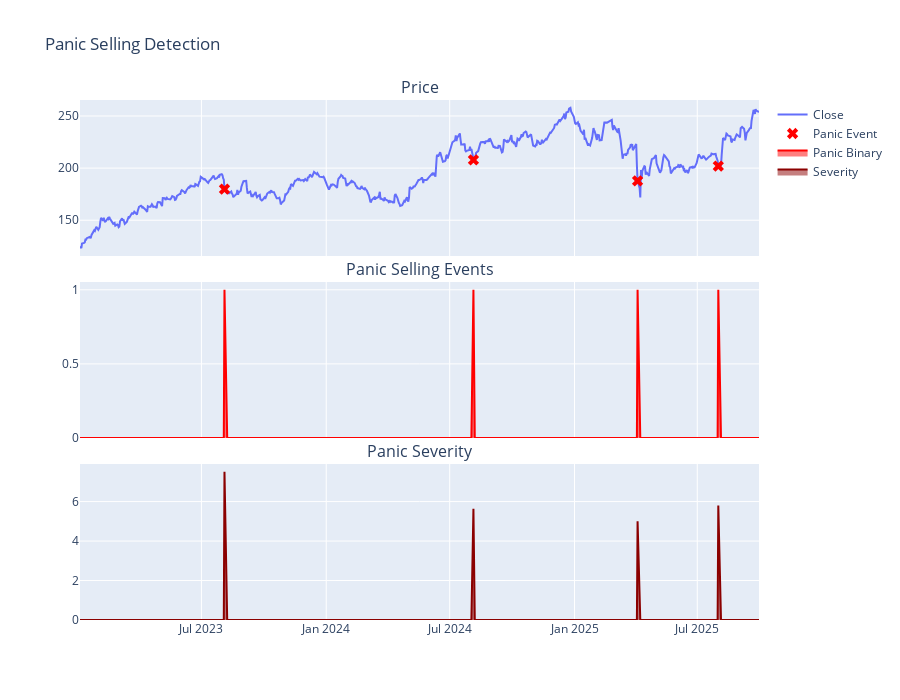

Here is the notebook cell this chart was saved with:
### Markdown cell above
## 3. Panic Selling

Extreme volume spike (>2x average) + extreme price drop (>2 std devs) = panic/capitulation. Often marks exact bottom.

### Code cell
df = detect_panic_selling(df)

fig = make_subplots(
    rows=3,
    cols=1,
    shared_xaxes=True,
    vertical_spacing=0.05,
    subplot_titles=("Price", "Panic Selling Events", "Panic Severity"),
)

fig.add_trace(go.Scatter(x=df["date"], y=df["close"], name="Close"), row=1, col=1)
panic_events = df[df["panic_selling"] == 1]
fig.add_trace(
    go.Scatter(
        x=panic_events["date"],
        y=panic_events["close"],
        mode="markers",
        name="Panic Event",
        marker={"color": "red", "size": 10, "symbol": "x"},
    ),
    row=1,
    col=1,
)

fig.add_trace(
    go.Scatter(x=df["date"], y=df["panic_selling"], name="Panic Binary", fill="tozeroy", line={"color": "red"}),
    row=2,
    col=1,
)
fig.add_trace(
    go.Scatter(x=df["date"], y=df["panic_severity"], name="Severity", fill="tozeroy", line={"color": "darkred"}),
    row=3,
    col=1,
)

fig.update_layout(height=700, title_text="Panic Selling Detection")
fig.show()

### Figure 1 — Plotly figure (JSON) as saved in the notebook; plotly's stock layout.template omitted (floating-point values rounded to 4 significant figures; data arrays with more than 128 entries replaced by an {"elided": "..."} marker saying what was removed)
{"data": [{"name": "Close", "type": "scatter", "x": {"elided": "688 str values"}, "xaxis": "x", "y": {"elided": "688 float values"}, "yaxis": "y"}, {"marker": {"color": "red", "size": 10, "symbol": "x"}, "mode": "markers", "name": "Panic Event", "type": "scatter", "x": ["2023-08-04T00:00:00.000000000", "2024-08-05T00:00:00.000000000", "2025-04-04T00:00:00.000000000", "2025-08-01T00:00:00.000000000"], "xaxis": "x", "y": [179.8, 207.9, 187.7, 202.0], "yaxis": "y"}, {"fill": "tozeroy", "line": {"color": "red"}, "name": "Panic Binary", "type": "scatter", "x": {"elided": "688 str values"}, "xaxis": "x2", "y": {"elided": "688 int values"}, "yaxis": "y2"}, {"fill": "tozeroy", "line": {"color": "darkred"}, "name": "Severity", "type": "scatter", "x": {"elided": "688 str values"}, "xaxis": "x3", "y": {"elided": "688 float values"}, "yaxis": "y3"}], "layout": {"annotations": [{"font": {"size": 16}, "showarrow": false, "text": "Price", "x": 0.5, "xanchor": "center", "xref": "paper", "y": 1, "yanchor": "bottom", "yref": "paper"}, {"font": {"size": 16}, "showarrow": false, "text": "Panic Selling Events", "x": 0.5, "xanchor": "center", "xref": "paper", "y": 0.65, "yanchor": "bottom", "yref": "paper"}, {"font": {"size": 16}, "showarrow": false, "text": "Panic Severity", "x": 0.5, "xanchor": "center", "xref": "paper", "y": 0.3, "yanchor": "bottom", "yref": "paper"}], "height": 700, "title": {"text": "Panic Selling Detection"}, "xaxis": {"anchor": "y", "domain": [0, 1], "matches": "x3", "showticklabels": false}, "xaxis2": {"anchor": "y2", "domain": [0, 1], "matches": "x3", "showticklabels": false}, "xaxis3": {"anchor": "y3", "domain": [0, 1]}, "yaxis": {"anchor": "x", "domain": [0.7, 1]}, "yaxis2": {"anchor": "x2", "domain": [0.35, 0.65]}, "yaxis3": {"anchor": "x3", "domain": [0, 0.3]}}}
